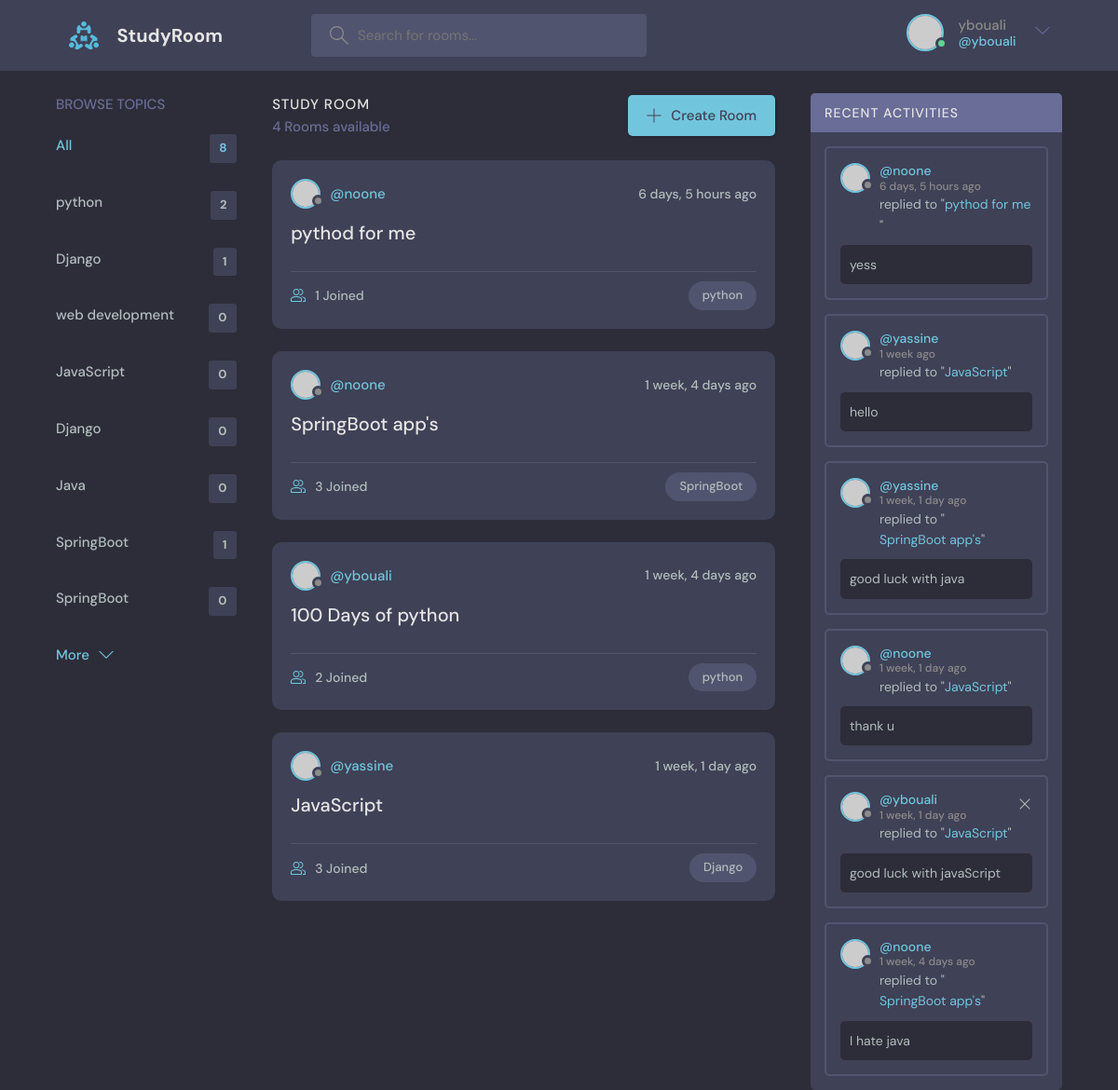
The app's page / (signed in) with its own data.
### base/models.py (models this page shows, shortened)
class Topic(models.Model):
    name = models.CharField(max_length=200)
    updated = models.DateTimeField(auto_now=True)
    created = models.DateTimeField(auto_now_add=True)
    id = models.UUIDField(primary_key=True, default=uuid.uuid4, editable=False)

class Room(models.Model):
    host = models.ForeignKey(User, on_delete=models.SET_NULL, null=True)
    topic = models.ForeignKey(Topic, on_delete=models.SET_NULL, null=True)
    name = models.CharField(max_length=200)
    description = models.TextField(null=True, blank=True)
    participants = models.ManyToManyField(User, related_name='participants', blank=True)
    updated = models.DateTimeField(auto_now=True)
    created = models.DateTimeField(auto_now_add=True)
    id = models.UUIDField(primary_key=True, default=uuid.uuid4, editable=False)
    class Meta:
        ordering = ['-updated', '-created']

class Message(models.Model):
    user = models.ForeignKey(User, on_delete=models.CASCADE)
    room = models.ForeignKey(Room, on_delete=models.CASCADE)
    body = models.TextField()
    updated = models.DateTimeField(auto_now=True)
    created = models.DateTimeField(auto_now_add=True)
    id = models.UUIDField(primary_key=True, default=uuid.uuid4, editable=False)
    class Meta:
        ordering = ['-updated', '-created']

### base/views.py (the view)
# urls.py: path('', views.home, name="home"),
def home(request):
    q = request.GET.get('q') if request.GET.get('q') != None else ''
    rooms = Room.objects.filter(
        Q(topic__name__icontains=q) |
        Q(name__icontains=q) |
        Q(description__icontains=q)
    )
    topics = Topic.objects.all()
    room_count = rooms.count()
    room_messages = Message.objects.filter(Q(room__topic__name__icontains=q))
    context = { 'rooms': rooms, 'topics': topics, 'room_count': room_count, 'room_messages': room_messages}
    return render(request, 'base/home.html', context)

### base/templates/base/home.html (shortened to what this page needs)
{% extends "main.html" %} {% block content %}
<main class="layout layout--3">
    <div class="container">
        {% include "base/component/topic_component.html" %}
        <div class="roomList">
            <div class="roomList__header">
                <div>
                    <h2>Study Room</h2>
                    <p>{{room_count}} Rooms available</p>
                </div>
                <a class="btn btn--main" href="create-room.html">
                    <svg
                        version="1.1"
                        xmlns="http://www.w3.org/2000/svg"
                        width="32"
                        height="32"
                        viewBox="0 0 32 32"
                    >
                        <title>add</title>
                        <path
                            d="M16.943 0.943h-1.885v14.115h-14.115v1.885h14.115v14.115h1.885v-14.115h14.115v-1.885h-14.115v-14.115z"
                        ></path>
                    </svg>
                    Create Room
                </a>
            </div>
            {% include "base/component/feed_component.html" %}
        </div>
        {% include "base/component/activity_component.html" %}
    </div>
</main>
{% endblock content %}

### templates/navbar.html (shortened to what this page needs)
{% load static %}
<header class="header header--loggedIn">
    <div class="container">
        <a href="{% url 'home' %}" class="header__logo">
            <img src="{% static 'images/logo.svg' %}" />
            <h1>StudyRoom</h1>
        </a>
        <form class="header__search" method="GET" action="{% url 'home' %}">
            <label>
                <input name="q" placeholder="Search for rooms..." />
            </label>
        </form>
        <nav class="header__menu">
            {% if request.user.is_authenticated %}
                <div class="header__user">
                    <a href="profile.html">
                        <div class="avatar avatar--medium active">
                            <img
                                src="https://randomuser.me/api/portraits/men/37.jpg"
                            />
                        </div>
                        <p>{{ request.user.username }} <span>@{{ request.user.username }}</span></p>
                    </a>
                    <button class="dropdown-button">
                        <svg
                            version="1.1"
                            xmlns="http://www.w3.org/2000/svg"
                            width="32"
                            height="32"
                            viewBox="0 0 32 32"
                        >
                            <title>chevron-down</title>
                            <path
                                d="M16 21l-13-13h-3l16 16 16-16h-3l-13 13z"
                            ></path>
                        </svg>
                    </button>
                </div>
            {% else %}
                <a href="{% url 'login' %}">
                    <img src="{% static 'images/avatar.svg' %}" />
                    <p>Login</p>
                </a>
            {% endif %}
        </nav>
    </div>
</header>

### base/templates/base/component/topic_component.html
<div class="topics">
    <div class="topics__header">
        <h2>Browse Topics</h2>
    </div>
    <ul class="topics__list">
        <li>
            <a href="{% url 'home' %}" class="active">All <span>{{topics.count}}</span></a>
        </li>
        {% for topic in topics  %}
            <li>
                <a href="{% url 'home' %}?={{topic.name}}">{{topic.name}} <span>{{topic.room_set.all.count}}</span></a>
            </li>
        {% endfor %}
    </ul>
    <a class="btn btn--link" href="topics.html">
        More
        <svg
            version="1.1"
            xmlns="http://www.w3.org/2000/svg"
            width="32"
            height="32"
            viewBox="0 0 32 32"
        >
            <title>chevron-down</title>
            <path d="M16 21l-13-13h-3l16 16 16-16h-3l-13 13z"></path>
        </svg>
    </a>
</div>

### base/templates/base/component/feed_component.html (shortened to what this page needs)
{% for room in rooms  %}
    <div class="roomListRoom">
        <div class="roomListRoom__header">
            <a href="{% url 'profile' room.host.id %}" class="roomListRoom__author">
                <div class="avatar avatar--small">
                    <img
                        src="https://randomuser.me/api/portraits/women/11.jpg"
                    />
                </div>
                <span>@{{room.host.username}}</span>
            </a>
            <div class="roomListRoom__actions">
                <span>{{room.created | timesince}} ago</span>
            </div>
        </div>
        <div class="roomListRoom__content">
            <a href="{% url 'room' room.id  %}">{{room.name}}</a>
        </div>
        <div class="roomListRoom__meta">
            <a href="{% url 'room' room.id %}" class="roomListRoom__joined">
                {{room.participants.all.count}} Joined
            </a>
            <p class="roomListRoom__topic">{{room.topic.name}}</p>
        </div>
    </div>
{% endfor %}

### base/templates/base/component/activity_component.html
<div class="activities">
    <div class="activities__header">
        <h2>Recent Activities</h2>
    </div>
    {% for room_message in room_messages %}
        <div class="activities__box">
            <div class="activities__boxHeader roomListRoom__header">
                <a
                    href="{% url 'profile' room_message.user.id %}"
                    class="roomListRoom__author"
                >
                    <div class="avatar avatar--small">
                        <img
                            src="https://randomuser.me/api/portraits/women/11.jpg"
                        />
                    </div>
                    <p>
                        @{{ room_message.user }}
                        <span>{{room_message.created | timesince}} ago</span>
                    </p>
                </a>
                {% if request.user == room_message.user %}
                    <div class="roomListRoom__actions">
                        <a href="{% url 'delete-message' room_message.id %}">
                            <svg
                                version="1.1"
                                xmlns="http://www.w3.org/2000/svg"
                                width="32"
                                height="32"
                                viewBox="0 0 32 32"
                            >
                                <title>remove</title>
                                <path
                                    d="M27.314 6.019l-1.333-1.333-9.98 9.981-9.981-9.981-1.333 1.333 9.981 9.981-9.981 9.98 1.333 1.333 9.981-9.98 9.98 9.98 1.333-1.333-9.98-9.98 9.98-9.981z"
                                ></path>
                            </svg>
                        </a>
                    </div>
                {% endif %}
            </div>
            <div class="activities__boxContent">
                <p>
                    replied to "<a href="{% url 'room' room_message.room.id  %}" >{{room_message.room.name}}</a>"
                </p>
                <div class="activities__boxRoomContent">
                    {{room_message.body}}
                </div>
            </div>
        </div>
    {% endfor %}
</div>

### records on screen
Topic: name "python", room_set.all.count "2"
Topic: name "Django", room_set.all.count "1"
Topic: name "web development", room_set.all.count "0"
Topic: name "JavaScript", room_set.all.count "0"
Topic: name "Django", room_set.all.count "0"
Topic: name "Java", room_set.all.count "0"
Topic: name "SpringBoot", room_set.all.count "1"
Topic: name "SpringBoot", room_set.all.count "0"
Room: host.username "noone", created "6 days, 5 hours", name "pythod for me", participants.all.count "1", topic.name "python"
Room: host.username "noone", created "1 week, 4 days", name "SpringBoot app's", participants.all.count "3", topic.name "SpringBoot"
Room: host.username "ybouali", created "1 week, 4 days", name "100 Days of python", participants.all.count "2", topic.name "python"
Room: host.username "yassine", created "1 week, 1 day", name "JavaScript", participants.all.count "3", topic.name "Django"
Message: user "noone", created "6 days, 5 hours", room.name "pythod for me", body "yess"
Message: user "yassine", created "1 week", room.name "JavaScript", body "hello"
Message: user "yassine", created "1 week, 1 day", room.name "SpringBoot app's", body "good luck with java"
Message: user "noone", created "1 week, 1 day", room.name "JavaScript", body "thank u"
Message: user "ybouali", created "1 week, 1 day", room.name "JavaScript", body "good luck with javaScript"
Message: user "noone", created "1 week, 4 days", room.name "SpringBoot app's", body "I hate java"

### other values on screen
{{ request.user.username }} "ybouali"
{{ topics.count }} "8"
{{ room_count }} "4"
